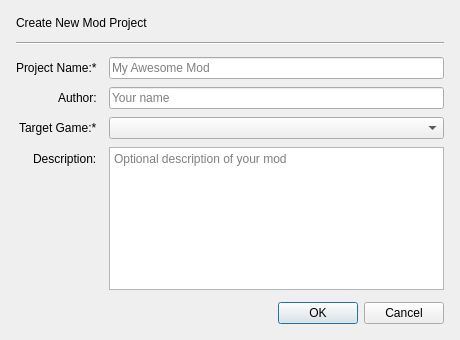
<?xml version="1.0" encoding="UTF-8"?>
<ui version="4.0">
 <class>NewProjectDialog</class>
 <widget class="QDialog" name="NewProjectDialog">
  <property name="geometry">
   <rect>
    <x>0</x>
    <y>0</y>
    <width>460</width>
    <height>340</height>
   </rect>
  </property>
  <property name="minimumSize">
   <size>
    <width>420</width>
    <height>300</height>
   </size>
  </property>
  <property name="windowTitle">
   <string>New Mod Project</string>
  </property>
  <property name="modal">
   <bool>true</bool>
  </property>
  <layout class="QVBoxLayout" name="verticalLayout">
   <property name="spacing">
    <number>12</number>
   </property>
   <property name="leftMargin">
    <number>16</number>
   </property>
   <property name="topMargin">
    <number>16</number>
   </property>
   <property name="rightMargin">
    <number>16</number>
   </property>
   <property name="bottomMargin">
    <number>16</number>
   </property>
   <item>
    <widget class="QLabel" name="titleLabel">
     <property name="text">
      <string>Create New Mod Project</string>
     </property>
    </widget>
   </item>
   <item>
    <widget class="QFrame" name="separator">
     <property name="frameShape">
      <enum>QFrame::HLine</enum>
     </property>
     <property name="frameShadow">
      <enum>QFrame::Sunken</enum>
     </property>
    </widget>
   </item>
   <item>
    <layout class="QFormLayout" name="formLayout">
     <property name="horizontalSpacing">
      <number>12</number>
     </property>
     <property name="verticalSpacing">
      <number>8</number>
     </property>
     <property name="labelAlignment">
      <set>Qt::AlignRight|Qt::AlignVCenter</set>
     </property>
     <item row="0" column="0">
      <widget class="QLabel" name="nameLabel">
       <property name="text">
        <string>Project Name:*</string>
       </property>
      </widget>
     </item>
     <item row="0" column="1">
      <widget class="QLineEdit" name="name_input">
       <property name="placeholderText">
        <string>My Awesome Mod</string>
       </property>
      </widget>
     </item>
     <item row="1" column="0">
      <widget class="QLabel" name="authorLabel">
       <property name="text">
        <string>Author:</string>
       </property>
      </widget>
     </item>
     <item row="1" column="1">
      <widget class="QLineEdit" name="author_input">
       <property name="placeholderText">
        <string>Your name</string>
       </property>
      </widget>
     </item>
     <item row="2" column="0">
      <widget class="QLabel" name="gameLabel">
       <property name="text">
        <string>Target Game:*</string>
       </property>
      </widget>
     </item>
     <item row="2" column="1">
      <widget class="QComboBox" name="game_combo"/>
     </item>
     <item row="3" column="0">
      <widget class="QLabel" name="descLabel">
       <property name="text">
        <string>Description:</string>
       </property>
      </widget>
     </item>
     <item row="3" column="1">
      <widget class="QTextEdit" name="desc_input">
       <property name="maximumHeight">
        <number>70</number>
       </property>
       <property name="placeholderText">
        <string>Optional description of your mod</string>
       </property>
      </widget>
     </item>
    </layout>
   </item>
   <item>
    <spacer name="verticalSpacer">
     <property name="orientation">
      <enum>Qt::Vertical</enum>
     </property>
     <property name="sizeHint" stdset="0">
      <size>
       <width>20</width>
       <height>10</height>
      </size>
     </property>
    </spacer>
   </item>
   <item>
    <widget class="QDialogButtonBox" name="buttonBox">
     <property name="orientation">
      <enum>Qt::Horizontal</enum>
     </property>
     <property name="standardButtons">
      <set>QDialogButtonBox::Cancel|QDialogButtonBox::Ok</set>
     </property>
    </widget>
   </item>
  </layout>
 </widget>
 <resources/>
 <connections>
  <connection>
   <sender>buttonBox</sender>
   <signal>accepted()</signal>
   <receiver>NewProjectDialog</receiver>
   <slot>accept()</slot>
   <hints>
    <hint type="sourcelabel">
     <x>248</x>
     <y>340</y>
    </hint>
    <hint type="destinationlabel">
     <x>157</x>
     <y>274</y>
    </hint>
   </hints>
  </connection>
  <connection>
   <sender>buttonBox</sender>
   <signal>rejected()</signal>
   <receiver>NewProjectDialog</receiver>
   <slot>reject()</slot>
   <hints>
    <hint type="sourcelabel">
     <x>316</x>
     <y>340</y>
    </hint>
    <hint type="destinationlabel">
     <x>286</x>
     <y>274</y>
    </hint>
   </hints>
  </connection>
 </connections>
</ui>
